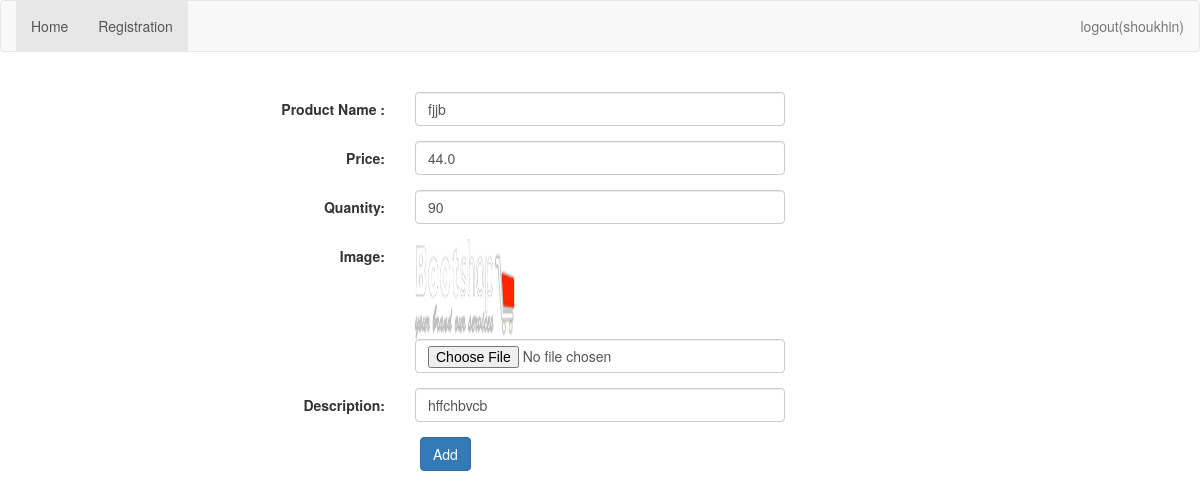
Screenshot of /edit_item/8/ (signed in) with the database file from the repository.
### online_shopping_cart/models.py (models this page shows, shortened)
class Items(models.Model):
    product_name = models.CharField(max_length=50)
    price = models.FloatField(default=0)
    quantity = models.IntegerField()
    picture = models.ImageField(null=True, blank=True, upload_to='images/')
    description = models.TextField()

### online_shopping_cart/views.py (the view)
# urls.py: path('edit_item/<int:id>/', views.edit_item, name='edit_item'),
@login_required
def edit_item(request, id):
    item = Items.objects.get(id=id)
    if request.method == "POST":
        updated_info = AddItems(request.POST, request.FILES)
        if updated_info.is_valid():
            AddItems(request.POST, request.FILES, instance=item).save()
            return HttpResponseRedirect(reverse('index'))
    return render(request, 'edit_item.html', context={'item': item})

### templates/edit_item.html (shortened to what this page needs)
<!DOCTYPE html>
{% load staticfiles %}
<html lang="en">
<head>
    <link rel="stylesheet" type="text/css" href="{% static "css/bootstrap.min.css" %}">
    <link rel="stylesheet" href="https://maxcdn.bootstrapcdn.com/bootstrap/3.3.7/css/bootstrap.min.css">
</head>
<body>
<nav class="navbar navbar-default">
    <div class="container-fluid">
        <ul class="nav navbar-nav">
            <li class="active"><a href="/index/">Home</a></li>
            <li class="active"><a href="/registration/">Registration</a></li>
        </ul>
        {% if user.is_authenticated %}
            <ul class="nav navbar-nav navbar-right">
            <li><a href="logout/">logout({{ user.username }})</a></li>
        {% endif %}
        </ul>
    </div>
</nav>
<div class="container">
    {% if item %}
        <div class="row">
        <form method="post" class="form-horizontal" enctype="multipart/form-data">
            <div class="form-group">
                <label class="control-label col-sm-4" for="product_name">Product Name : </label>
                <div class="col-sm-4">
                    <input type="text" name="product_name" class="form-control" id="product_name" value="{{ item.product_name }}">
                </div>
            </div>
            <div class="form-group">
                <label class="control-label col-sm-4" for="price">Price: </label>
                <div class="col-sm-4">
                    <input type="text" name="price" class="form-control" id="price"
                           value="{{ item.price }}">
                </div>
            </div>
            <div class="form-group">
                <label class="control-label col-sm-4" for="quantity">Quantity: </label>
                <div class="col-sm-4">
                    <input type="text" name="quantity" class="form-control" id="quantity"
                           value="{{ item.quantity }}">
                </div>
            </div>
            <div class="form-group">
                <label class="control-label col-sm-4" for="picture">Image: </label>
                <div class="col-sm-4">
                    <img src="{{ item.picture.url }}" width="100" height="100">
                    <input type="file" name="picture" class="form-control" id="picture"
                    value="{{ item.picture.url }}">
                </div>
            </div>
            <div class="form-group">
                <label class="control-label col-sm-4" for="description">Description: </label>
                <div class="col-sm-4">
                    <input type="text" name="description" class="form-control" id="description"
                           value="{{ item.description }}">
                </div>
            </div>
            <div class="col-sm-offset-4 col-sm-4">
                <input type="submit" class="btn btn-primary" value="Add">
            </div>
        </form>
    {% endif %}
    </div>
</div>
</body>
</html>

### rows the page displays
Items: product_name "fjjb", price "44.0", quantity "90", picture (picture), description "hffchbvcb"

### other values shown
{{ user.username }} "shoukhin"
